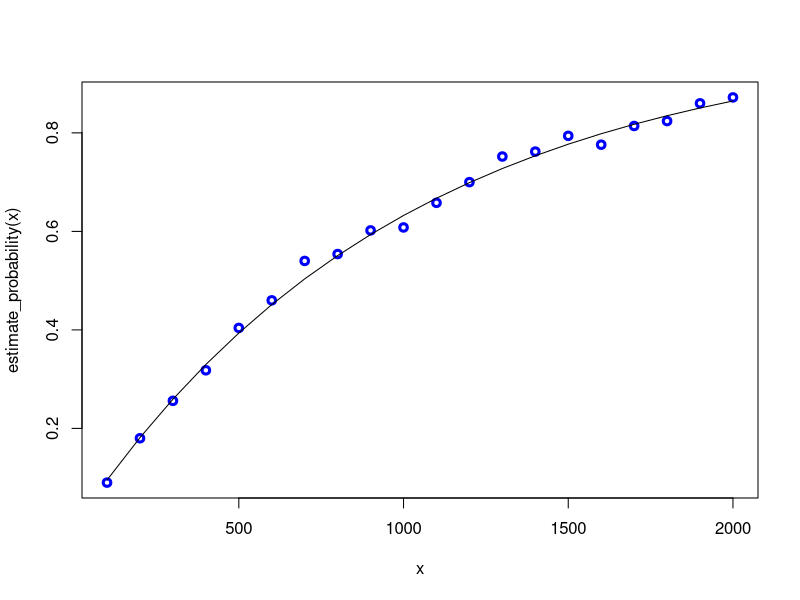

Here is the R script that generated this plot:
## ---- chunk 1
TIN <- 20

# set.seed(TIN) TODO: uncomment
## ---- chunk 2
TLN <- paste("0", TIN, sep = "")
## ---- chunk 3
P = matrix(c(
  0.9, 0.1, 0.0, 0.0,
  0.8, 0.1, 0.1, 0.0,
  0.9, 0.0, 0.0, 0.1,
  0.8, 0.1, 0.1, 0), nrow=4, byrow=T)

calculate_by_eigenvector <- function (probs) {
  left_eigenvector <- eigen(t(probs))$vectors[,1]
  return (sapply(left_eigenvector / sum(left_eigenvector), Re))
}

calculate_by_matrix_multiplication <- function (probs) {
  return ((probs %*% probs %*% probs %*% probs)[1, ])
}

cat("Transition probabilities (eigenvectors): ", calculate_by_eigenvector(P), "\n")
cat("Transition probabilities (matrices): ", calculate_by_matrix_multiplication(P))

## ---- chunk 4
m <- 500

estimate_probability <- Vectorize(function (n) {
  sample_data <- apply(
    replicate(m, sample(0:9, n, replace = T)), 2,
    function(x) grepl(TLN, paste(x, collapse = "")))
  return (length(sample_data[sample_data == TRUE]) / length(sample_data))
})

x <- seq(100, 2000, by = 100)
plot(
  x,
  estimate_probability(x), col ="blue", lwd = 3)
lines(
  x,
  (function (n) 1 - (0.999 ^ n))(x))
## ---- chunk 5

calculate_length <- Vectorize(function() {
  values <- vector()
  length <- 0
  while (paste(values, collapse = "") != TLN) {
    values <- tail(append(values, sample(0:9, 1)), nchar(TLN))
    length <- length + 1
  }
  return (length)
})
mean(replicate(100, calculate_length()))
